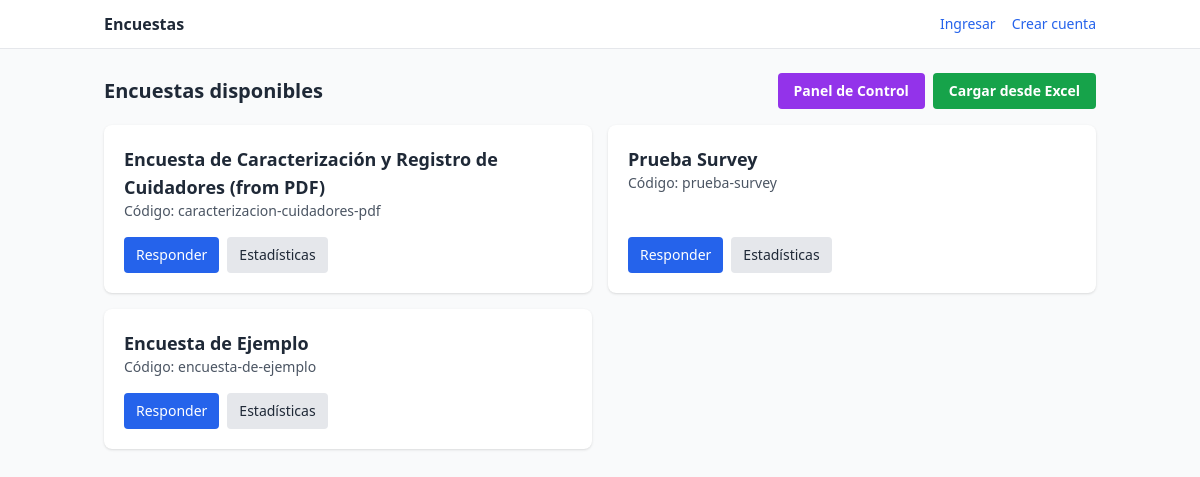
Page /public/ on the earlier database version.
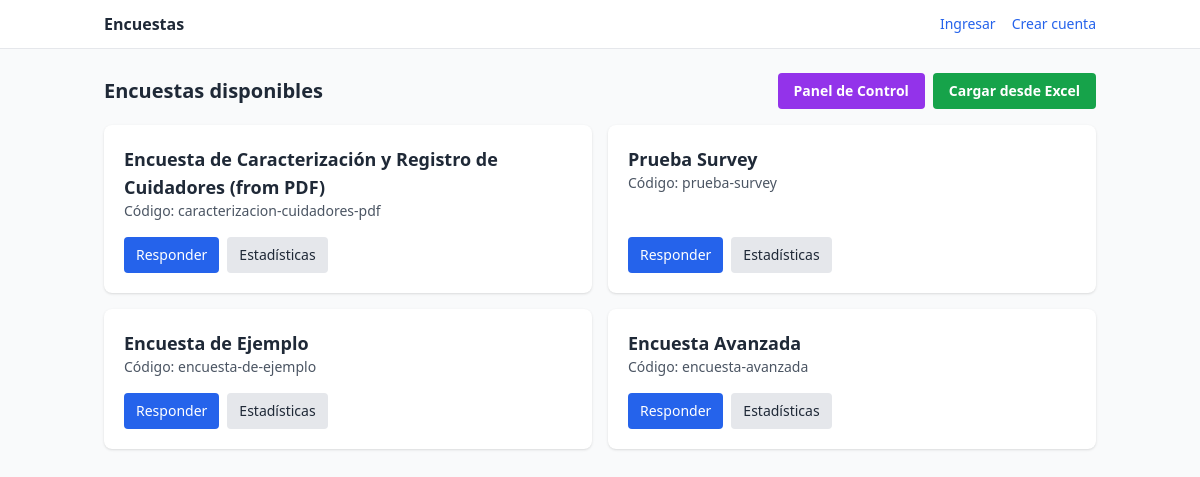
Same page on the later database version.
### surveys/models.py (models this page shows, shortened)
class Survey(models.Model):
    name = models.CharField(max_length=200, unique=True)
    description = models.TextField(blank=True)
    code = models.SlugField(max_length=80, unique=True)
    is_active = models.BooleanField(default=True)
    created_at = models.DateTimeField(auto_now_add=True)
    require_token = models.BooleanField(default=False)

### surveys/views.py (the view)
# urls.py: path("public/", views.survey_list_public, name="public_list"),
def survey_list_public(request): # New public survey list view
    surveys = Survey.objects.filter(is_active=True)
    return render(request, 'surveys/survey_list.html', {'surveys': surveys})

### surveys/templates/surveys/survey_list.html (shortened to what this page needs)
{% extends "surveys/base.html" %}
{% block content %}
<div class="flex justify-between items-center mb-4">
  <h1 class="text-xl font-semibold">Encuestas disponibles</h1>
  <div class="flex space-x-2">
    <a href="{% url 'surveys:dashboard' %}" class="px-4 py-2 rounded bg-purple-600 text-white text-sm font-semibold hover:bg-purple-700">
      Panel de Control
    </a>
    <a href="{% url 'surveys:survey_upload' %}" class="px-4 py-2 rounded bg-green-600 text-white text-sm font-semibold hover:bg-green-700">
      Cargar desde Excel
    </a>
  </div>
</div>
<div class="grid sm:grid-cols-2 gap-4">
  {% for s in surveys %}
    <div class="bg-white p-5 rounded-lg shadow flex flex-col justify-between">
      <div>
        <h2 class="font-semibold text-lg">{{ s.name }}</h2>
        <p class="text-sm text-gray-600">Código: {{ s.code }}</p>
      </div>
      <div class="mt-4 flex space-x-2">
        <a href="{% url 'surveys:fill' s.code %}" class="px-3 py-2 rounded bg-blue-600 text-white text-sm">Responder</a>
        <a href="{% url 'surveys:stats' s.code %}" class="px-3 py-2 rounded bg-gray-200 text-gray-800 text-sm">Estadísticas</a>
      </div>
    </div>
  {% empty %}
    <p>No hay encuestas activas.</p>
  {% endfor %}
</div>
{% endblock %}

Differences in the rows shown:
added Survey: name "Encuesta Avanzada", code "encuesta-avanzada"
